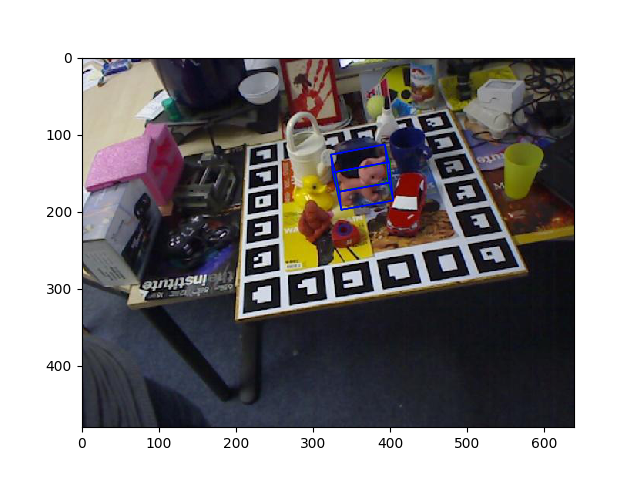
#> input picture assets/cat.png, 640 x 480 px
$ python gray_converter.py --folder ../assets
#> lines starting #> are read from the running program, lines starting #| are printed output that depends on the picture
import cv2
import numpy as np
import argparse
import os


parser = argparse.ArgumentParser(description="Generate masks from mesh and camera configuration file")
parser.add_argument("--folder", help="custom pvnet folder")
parser.add_argument('--resolution', default='640x480', help='resolution')

args = parser.parse_args()

if __name__ == "__main__":
    images = os.listdir(args.folder)
    width, height = args.resolution.split("x")
    width, height = int(width), int(height)
    for image in images:
        img = cv2.imread(os.path.join(args.folder, image))
#> img is the input picture: shape (480, 640, 3); mean B, G, R 142.2, 141.7, 144.8
        img = np.stack([img[:,:,0], img[:,:,0], img[:,:,0]], axis=-1)
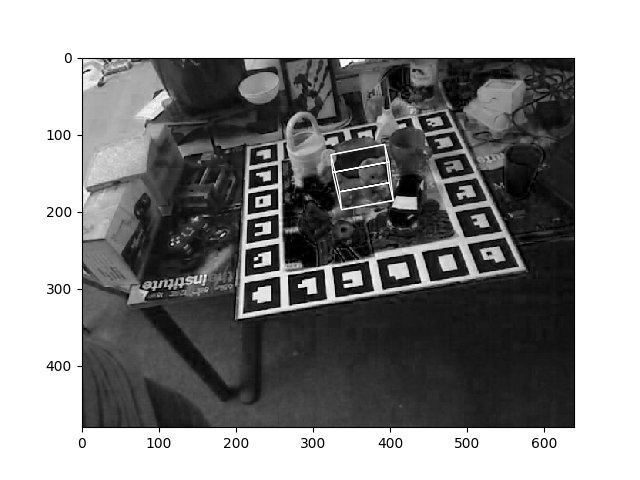
#> img: shape (480, 640, 3); min 0, max 255, mean 142.2
        img = cv2.resize(img, (width, height))
        cv2.imwrite(os.path.join(args.folder, image[:-4]+'.jpg'), img)
#> pass 2 of the loop `for image in images:`:
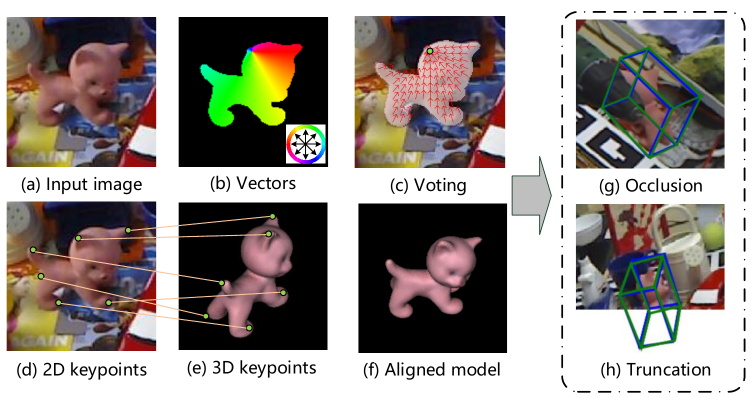
#> input picture assets/introduction.png, 1506 x 796 px (shown at 1/2 size)
#> img is the input picture: shape (796, 1506, 3); mean B, G, R 138.7, 143.7, 150.2
#> `img = np.stack([img[:,:,0], img[:,:,0], img[:,:,0]], axis=-1)`:
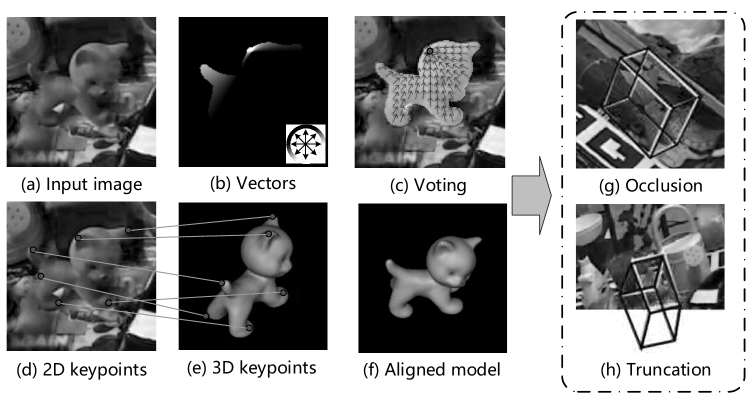
#> img: shape (796, 1506, 3) (shown at 1/2 size); min 0, max 255, mean 138.7
#> `img = cv2.resize(img, (width, height))`:
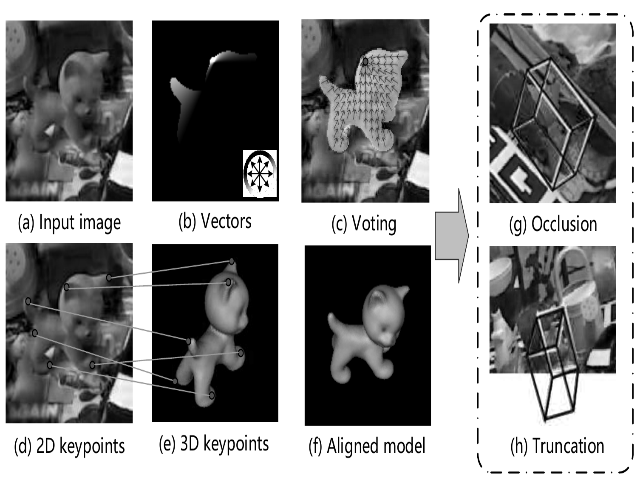
#> img: shape (480, 640, 3); min 0, max 255, mean 138.6
